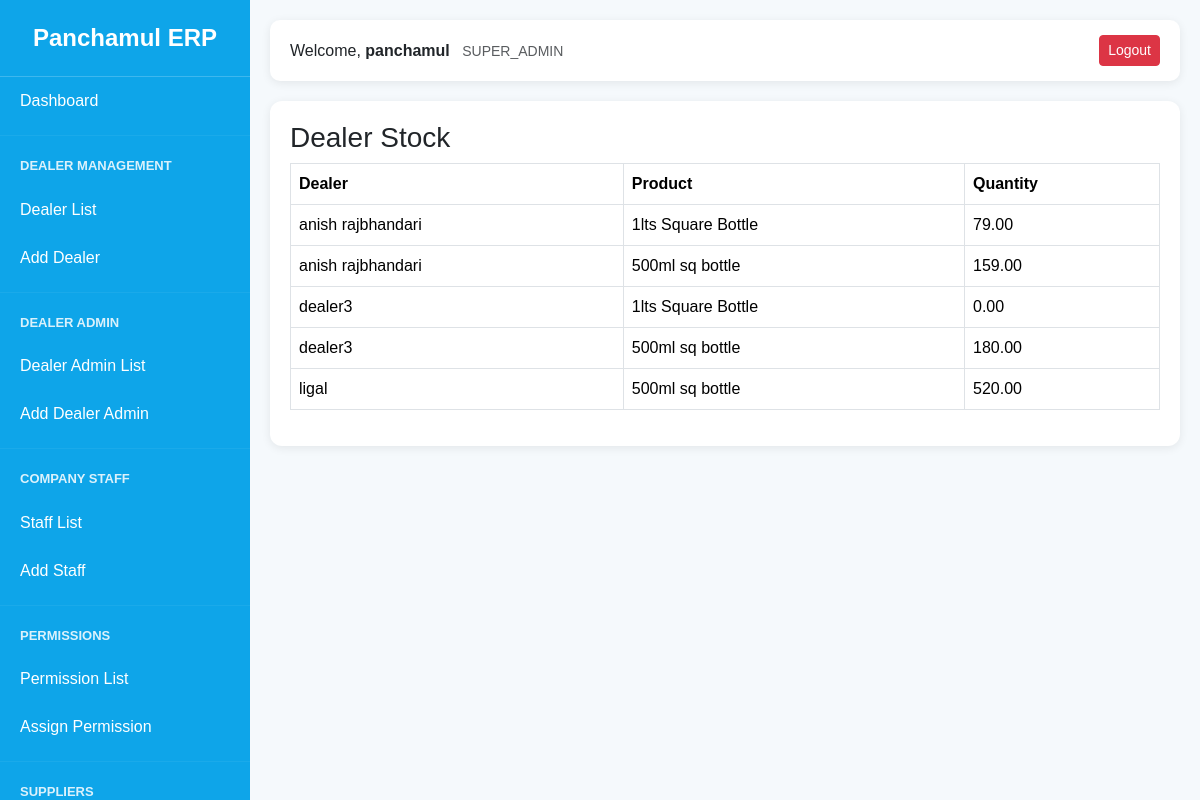
Page /inventory/dealer-stock/ (signed in) on the earlier database version.
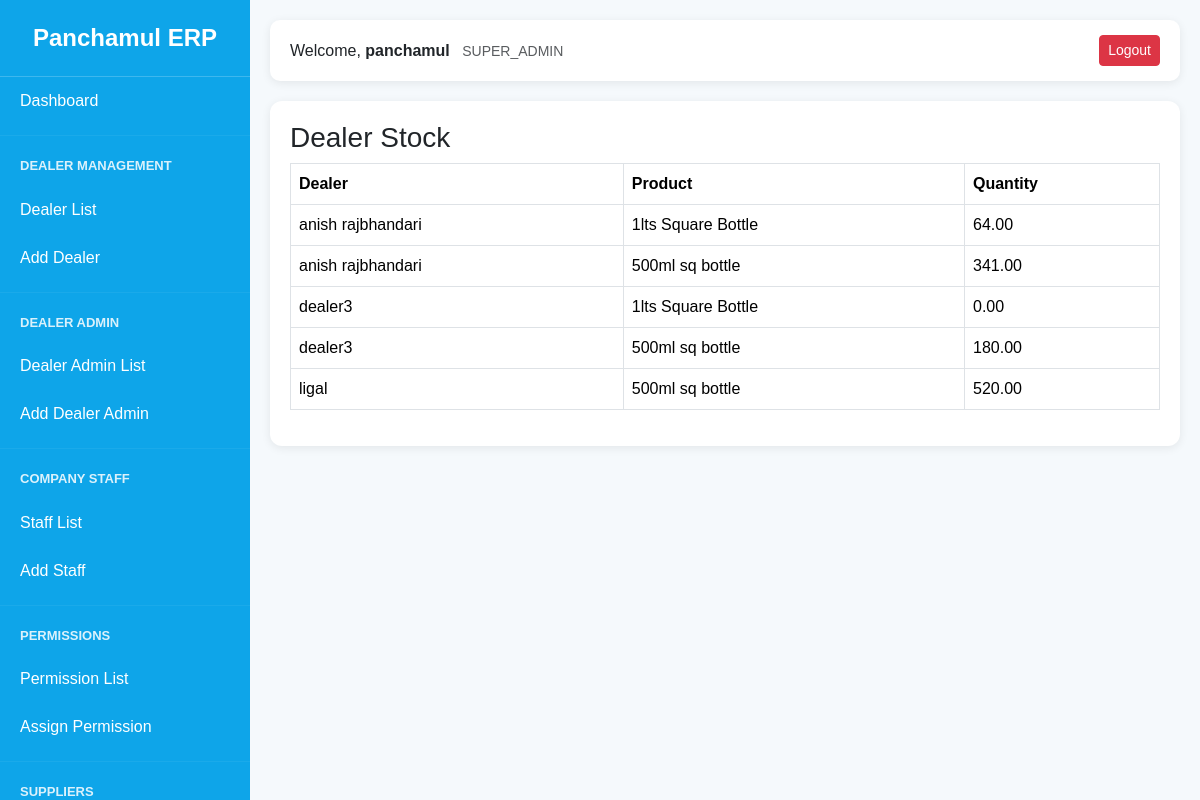
Same page on the later database version.
### inventory/models.py (models this page shows, shortened)
class DealerStock(models.Model):
    dealer = models.ForeignKey(
        'dealers.Dealer',
        on_delete=models.CASCADE
    )
    product = models.ForeignKey(
        Product,
        on_delete=models.CASCADE
    )
    quantity = models.DecimalField(
        max_digits=12,
        decimal_places=2,
        default=0
    )
    updated_at = models.DateTimeField(
        auto_now=True
    )
    class Meta:
        unique_together = (
            'dealer',
            'product'
        )

class Product(models.Model):
    UNIT_CHOICES = (
        ('PCS', 'Pieces'),
        ('BOX', 'Box'),
        ('LTR', 'Liter'),
    )
    name = models.CharField(
        max_length=200
    )
    unit = models.CharField(
        max_length=20,
        choices=UNIT_CHOICES
    )
    current_stock = models.DecimalField(
        max_digits=12,
        decimal_places=2,
        default=0
    )
    minimum_stock = models.DecimalField(
        max_digits=12,
        decimal_places=2,
        default=0
    )
    is_active = models.BooleanField(
        default=True
    )
    created_at = models.DateTimeField(
        auto_now_add=True
    )

### dealers/models.py (models this page shows, shortened)
class Dealer(models.Model):
    name = models.CharField(max_length=200)
    address = models.TextField()
    phone = models.CharField(max_length=20)
    email = models.EmailField(
        blank=True,
        null=True
    )
    created_by = models.ForeignKey(
        settings.AUTH_USER_MODEL,
        on_delete=models.SET_NULL,
        null=True,
        related_name='dealers'
    )
    is_active = models.BooleanField(
        default=True
    )
    created_at = models.DateTimeField(
        auto_now_add=True
    )

### inventory/views.py (the view)
@login_required
def dealer_stock_list(request):
    stocks = DealerStock.objects.select_related(
        'dealer',
        'product'
    ).order_by(
        'dealer__name',
        'product__name'
    )
    return render(
        request,
        'inventory/dealer_stock_list.html',
        {
            'stocks': stocks
        }
    )

### accounts/context_processors.py (called while the page is built)
def user_permissions(request):
    permissions = {}
    if request.user.is_authenticated:
        perms = ModulePermission.objects.filter(
            user=request.user
        )
        for p in perms:
            permissions[p.module] = p
    return {
        'user_permissions': permissions
    }

### templates/inventory/dealer_stock_list.html
{% extends 'dashboard/base.html' %}
{% block content %}
<div class="card-box">
    <h3>Dealer Stock</h3>
    <table class="table table-bordered">
        <thead>
            <tr>
                <th>Dealer</th>
                <th>Product</th>
                <th>Quantity</th>
            </tr>
        </thead>
        <tbody>
        {% for stock in stocks %}
            <tr>
                <td>
                    {{ stock.dealer.name }}
                </td>
                <td>
                    {{ stock.product.name }}
                </td>
                <td>
                    {{ stock.quantity }}
                </td>
            </tr>
        {% empty %}
            <tr>
                <td colspan="3">
                    No stock found.
                </td>
            </tr>
        {% endfor %}
        </tbody>
    </table>
</div>
{% endblock %}

Differences in the rows shown:
changed DealerStock (number 1 of 5 on the later page): quantity "79.00" → "64.00"
changed DealerStock (number 2 of 5 on the later page): quantity "159.00" → "341.00"
